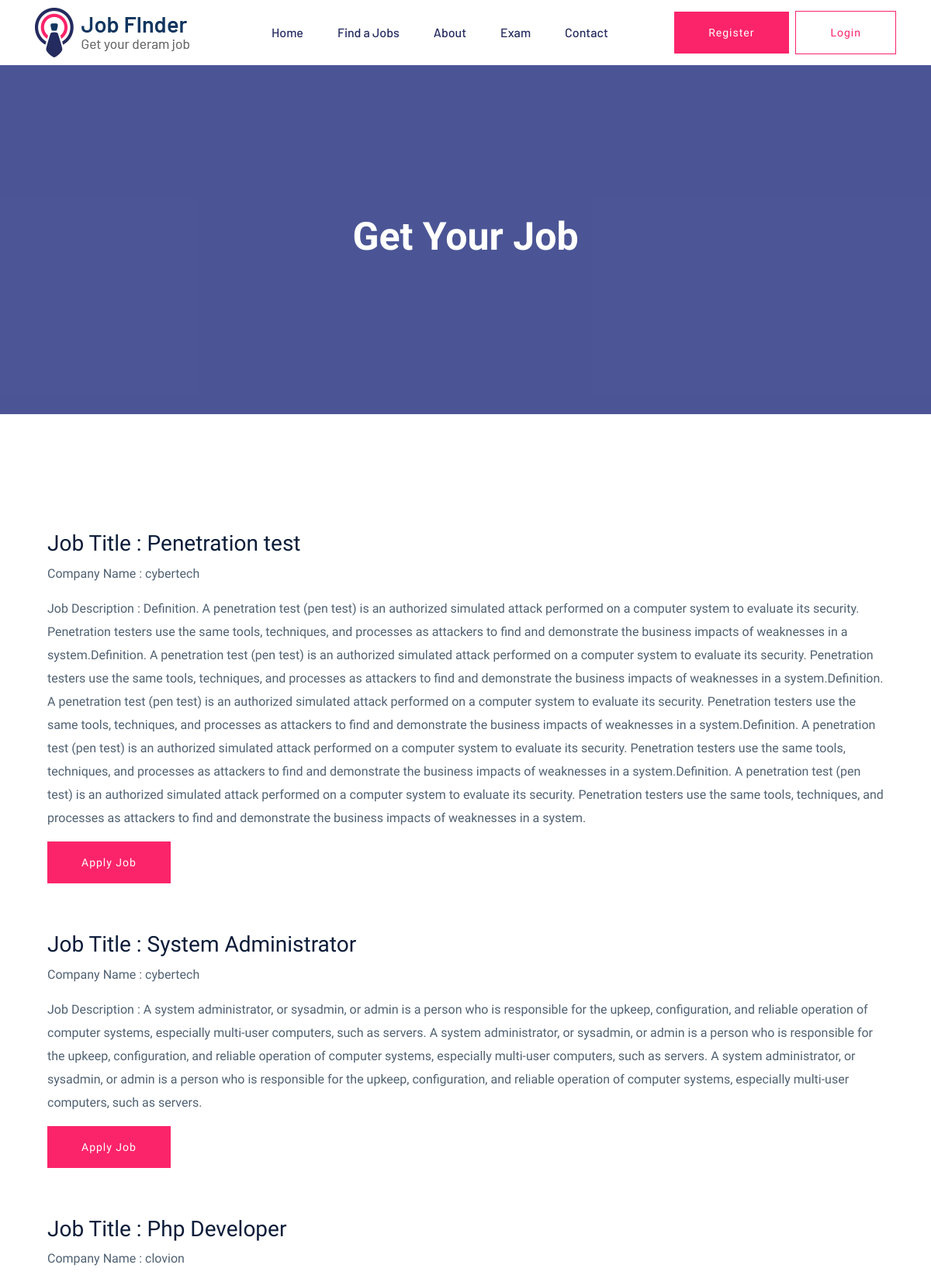
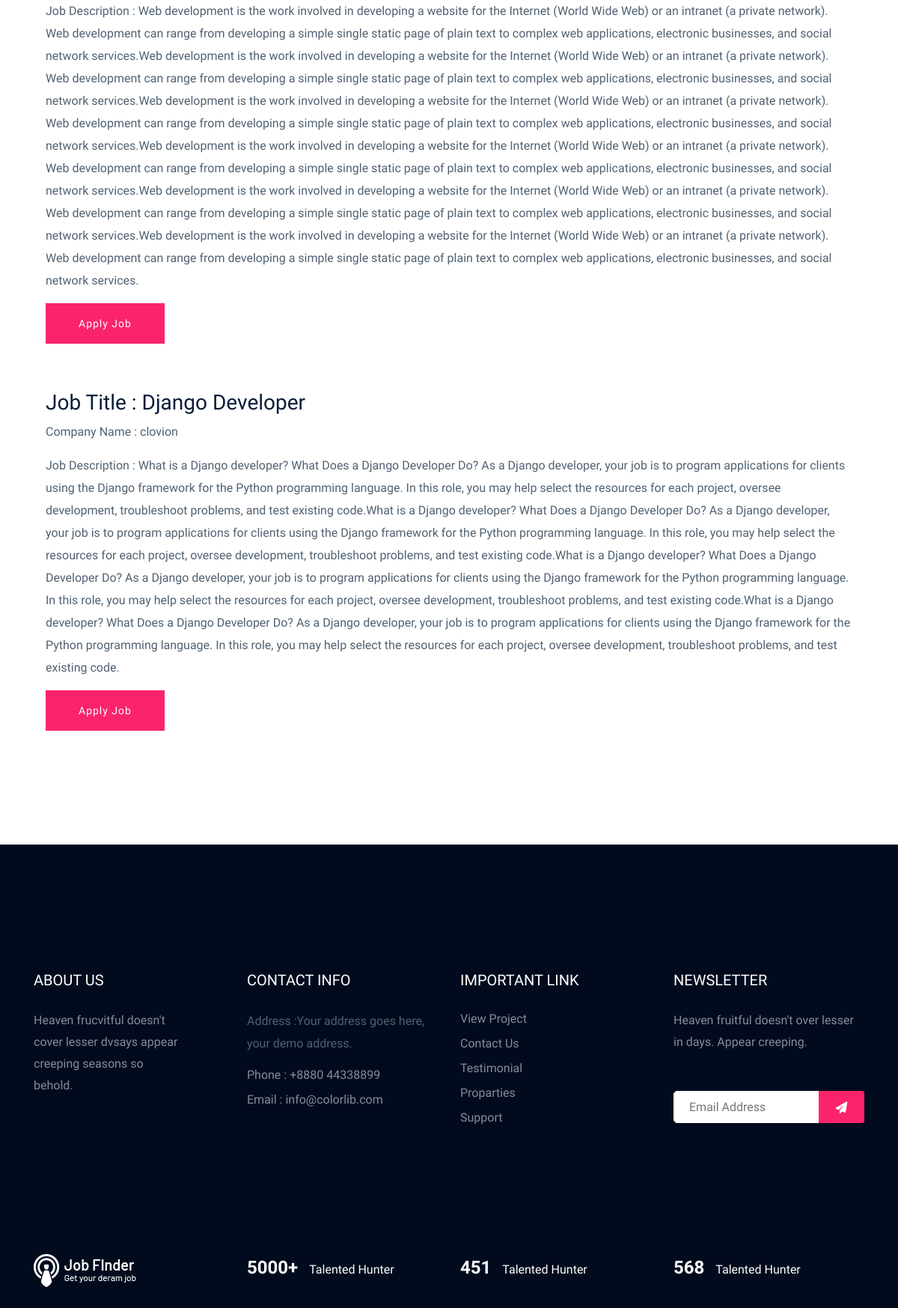
The app's page /user/user/job_listing.php (upper part) with its own data (2 pictures, top to bottom).
### tables this page shows
CREATE TABLE `addjob` (
  `id` int(11) NOT NULL,
  `jobtitle` text NOT NULL,
  `companyname` text NOT NULL,
  `jobdescription` text NOT NULL,
  `date` varchar(32) NOT NULL,
  `location` varchar(30) NOT NULL,
  `vacancy` text NOT NULL,
  `job_nature` varchar(50) NOT NULL,
  `salary` varchar(25) NOT NULL,
  `application_date` varchar(40) NOT NULL,
  `Skills` text NOT NULL,
  `Category` varchar(20) NOT NULL
);

### user/user/job_listing.php (the view, shortened to what this page needs)
<!doctype html>
<html class="no-js" lang="zxx">
    <head>
            <link rel="stylesheet" href="assets/css/bootstrap.min.css">
            <link rel="stylesheet" href="assets/css/owl.carousel.min.css">
            <link rel="stylesheet" href="assets/css/price_rangs.css">
            <link rel="stylesheet" href="assets/css/flaticon.css">
            <link rel="stylesheet" href="assets/css/slicknav.css">
            <link rel="stylesheet" href="assets/css/animate.min.css">
            <link rel="stylesheet" href="assets/css/magnific-popup.css">
            <link rel="stylesheet" href="assets/css/fontawesome-all.min.css">
            <link rel="stylesheet" href="assets/css/themify-icons.css">
            <link rel="stylesheet" href="assets/css/slick.css">
            <link rel="stylesheet" href="assets/css/nice-select.css">
            <link rel="stylesheet" href="assets/css/style.css">
   </head>
   <body>
    <header>
       <div class="header-area header-transparrent">
           <div class="headder-top header-sticky">
                <div class="container">
                    <div class="row align-items-center">
                        <div class="col-lg-3 col-md-2">
                            <div class="logo">
                                <a href="index.php"><img src="assets/img/logo/logo.png" alt=""></a>
                            </div>
                        </div>
                        <div class="col-lg-9 col-md-9">
                            <div class="menu-wrapper">
                                <div class="main-menu">
                                    <nav class="d-none d-lg-block">
                                        <ul id="navigation">
                                            <li><a href="index.php">Home</a></li>
                                            <li><a href="jobs.php">Find a Jobs </a></li>
                                            <li><a href="about.php">About</a></li>
                                            <li><a href="exam.php">Exam</a></li>
                                            <li><a href="contact.php">Contact</a></li>
                                        </ul>
                                    </nav>
                                </div>
                                <div class="header-btn d-none f-right d-lg-block">
                                    <?php
                                        if(isset($_SESSION['name'])){
                                            ?>
                                            <a href="#" class="btn head-btn1"><?php echo $_SESSION['name'];?></a>
                                            <a href="logout.php" class="btn head-btn2">Logout</a>
                                            <?php
                                        }
                                        else{
                                            ?>
                                    <a href="register.php" class="btn head-btn1">Register</a>
                                    <a href="login.php" class="btn head-btn2">Login</a>
                                    <?php
                                     }
                                     ?>
                                </div>
                            </div>
                        </div>
                        <div class="col-12">
                        </div>
                    </div>
                </div>
           </div>
       </div>
    </header>
    <main>
        <div class="slider-area ">
            <div class="single-slider section-overly slider-height2 d-flex align-items-center" data-background="assets/img/hero/about.jpg">
                <div class="container">
                    <div class="row">
                        <div class="col-xl-12">
                            <div class="hero-cap text-center">
                                <h2>Get your job</h2>
                            </div>
                        </div>
                    </div>
                </div>
            </div>
        </div>
        <div class="job-listing-area pt-120 pb-120">
            <div class="container">
                <div class="row">
                <?php
                    include('../../common/config.php');
                   $sql ="SELECT * FROM addjob";
                    $query= $dbh -> prepare($sql);
                    $query-> execute();
                    $results=$query->fetchAll(PDO::FETCH_OBJ);
                    if($query->rowCount() > 0)
                    {
                        foreach($results as $result){
                            ?>
                            <div class="shadow mt-3 mb-3 col-md-12">
                                <div class="pt-3 pb-3 pl-3 pr-3">
                                    <h3>Job Title : <?php echo $result->jobtitle;?></h3>
                                    <p>Company Name : <?php echo $result->companyname;?></p>
                                    <p>Job Description : <?php echo $result->jobdescription;?></p>
                                    <a href="applyjob.php?name=<?php echo $result->companyname;?>" class="btn">Apply Job</a>
                                </div>
                            </div>
                            <?php
                        }
                    }
                    ?>
                </div>
            </div>
        </div>
    </main>
    <footer>
        <div class="footer-area footer-bg footer-padding">
            <div class="container">
                <div class="row d-flex justify-content-between">
                    <div class="col-xl-3 col-lg-3 col-md-4 col-sm-6">
                       <div class="single-footer-caption mb-50">
                         <div class="single-footer-caption mb-30">
                             <div class="footer-tittle">
                                 <h4>About Us</h4>
                                 <div class="footer-pera">
                                     <p>Heaven frucvitful doesn't cover lesser dvsays appear creeping seasons so behold.</p>
                                </div>
                             </div>
                         </div>
                       </div>
                    </div>
                    <div class="col-xl-3 col-lg-3 col-md-4 col-sm-5">
                        <div class="single-footer-caption mb-50">
                            <div class="footer-tittle">
                                <h4>Contact Info</h4>
                                <ul>
                                    <li>
                                    <p>Address :Your address goes
                                        here, your demo address.</p>
                                    </li>
                                    <li><a href="#">Phone : +8880 44338899</a></li>
                                    <li><a href="#">Email : info@colorlib.com</a></li>
                                </ul>
                            </div>
                        </div>
                    </div>
                    <div class="col-xl-3 col-lg-3 col-md-4 col-sm-5">
                        <div class="single-footer-caption mb-50">
                            <div class="footer-tittle">
                                <h4>Important Link</h4>
                                <ul>
                                    <li><a href="#"> View Project</a></li>
                                    <li><a href="#">Contact Us</a></li>
                                    <li><a href="#">Testimonial</a></li>
                                    <li><a href="#">Proparties</a></li>
                                    <li><a href="#">Support</a></li>
                                </ul>
                            </div>
                        </div>
                    </div>
                    <div class="col-xl-3 col-lg-3 col-md-4 col-sm-5">
                        <div class="single-footer-caption mb-50">
                            <div class="footer-tittle">
                                <h4>Newsletter</h4>
                                <div class="footer-pera footer-pera2">
                                 <p>Heaven fruitful doesn't over lesser in days. Appear creeping.</p>
                             </div>
                             <div class="footer-form" >
                                 <div id="mc_embed_signup">
                                     <form target="_blank" action="https://spondonit.us12.list-manage.com/subscribe/post?u=1462626880ade1ac87bd9c93a&amp;id=92a4423d01"
                                     method="get" class="subscribe_form relative mail_part">
                                         <input type="email" name="email" id="newsletter-form-email" placeholder="Email Address"
                                         class="placeholder hide-on-focus" onfocus="this.placeholder = ''"
                                         onblur="this.placeholder = ' Email Address '">
                                         <div class="form-icon">
                                             <button type="submit" name="submit" id="newsletter-submit"
                                             class="email_icon newsletter-submit button-contactForm"><img src="assets/img/icon/form.png" alt=""></button>
                                         </div>
                                     </form>
                                 </div>
                             </div>
                            </div>
                        </div>
                    </div>
                </div>
               <div class="row footer-wejed justify-content-between">
                       <div class="col-xl-3 col-lg-3 col-md-4 col-sm-6">
                          <div class="footer-logo mb-20">
                            <a href="index.html"><img src="assets/img/logo/logo2_footer.png" alt=""></a>
                          </div>
                       </div>
                       <div class="col-xl-3 col-lg-3 col-md-4 col-sm-5">
                        <div class="footer-tittle-bottom">
                            <span>5000+</span>
                            <p>Talented Hunter</p>
                        </div>
                       </div>
                       <div class="col-xl-3 col-lg-3 col-md-4 col-sm-5">
                            <div class="footer-tittle-bottom">
                                <span>451</span>
                                <p>Talented Hunter</p>
                            </div>
                       </div>
                       <div class="col-xl-3 col-lg-3 col-md-4 col-sm-5">
                            <div class="footer-tittle-bottom">
                                <span>568</span>
                                <p>Talented Hunter</p>
                            </div>
                       </div>
               </div>
            </div>
        </div>
    </footer>
    </body>
</html>

### records on screen
addjob: jobtitle "Penetration test", companyname "cybertech", jobdescription "Definition. A penetration test (pen test) is an authorized simulated attack performed on a computer system to evaluate its security. Penetration testers use the same tools, techniques, and processes as attackers to find and demonstrate the business impacts of weaknesses in a system.Definition. A penetration test (pen test) is an authorized simulated attack performed on a computer system to evaluate its security. Penetration testers use the same tools, techniques, and processes as attackers to find and demonstrate the business impacts of weaknesses in a system.Definition. A penetration test (pen test) is an authorized simulated attack performed on a computer system to evaluate its security.…"
addjob: jobtitle "System Administrator", companyname "cybertech", jobdescription "A system administrator, or sysadmin, or admin is a person who is responsible for the upkeep, configuration, and reliable operation of computer systems, especially multi-user computers, such as servers. A system administrator, or sysadmin, or admin is a person who is responsible for the upkeep, configuration, and reliable operation of computer systems, especially multi-user computers, such as servers. A system administrator, or sysadmin, or admin is a person who is responsible for the upkeep, configuration, and reliable operation of computer systems, especially multi-user computers, such as servers."
addjob: jobtitle "Php Developer", companyname "clovion", jobdescription "Web development is the work involved in developing a website for the Internet (World Wide Web) or an intranet (a private network). Web development can range from developing a simple single static page of plain text to complex web applications, electronic businesses, and social network services.Web development is the work involved in developing a website for the Internet (World Wide Web) or an intranet (a private network). Web development can range from developing a simple single static page of plain text to complex web applications, electronic businesses, and social network services.Web development is the work involved in developing a website for the Internet (World Wide Web) or an intranet…"
addjob: jobtitle "Django Developer", companyname "clovion", jobdescription "What is a Django developer? What Does a Django Developer Do? As a Django developer, your job is to program applications for clients using the Django framework for the Python programming language. In this role, you may help select the resources for each project, oversee development, troubleshoot problems, and test existing code.What is a Django developer? What Does a Django Developer Do? As a Django developer, your job is to program applications for clients using the Django framework for the Python programming language. In this role, you may help select the resources for each project, oversee development, troubleshoot problems, and test existing code.What is a Django developer? What Does a…"
